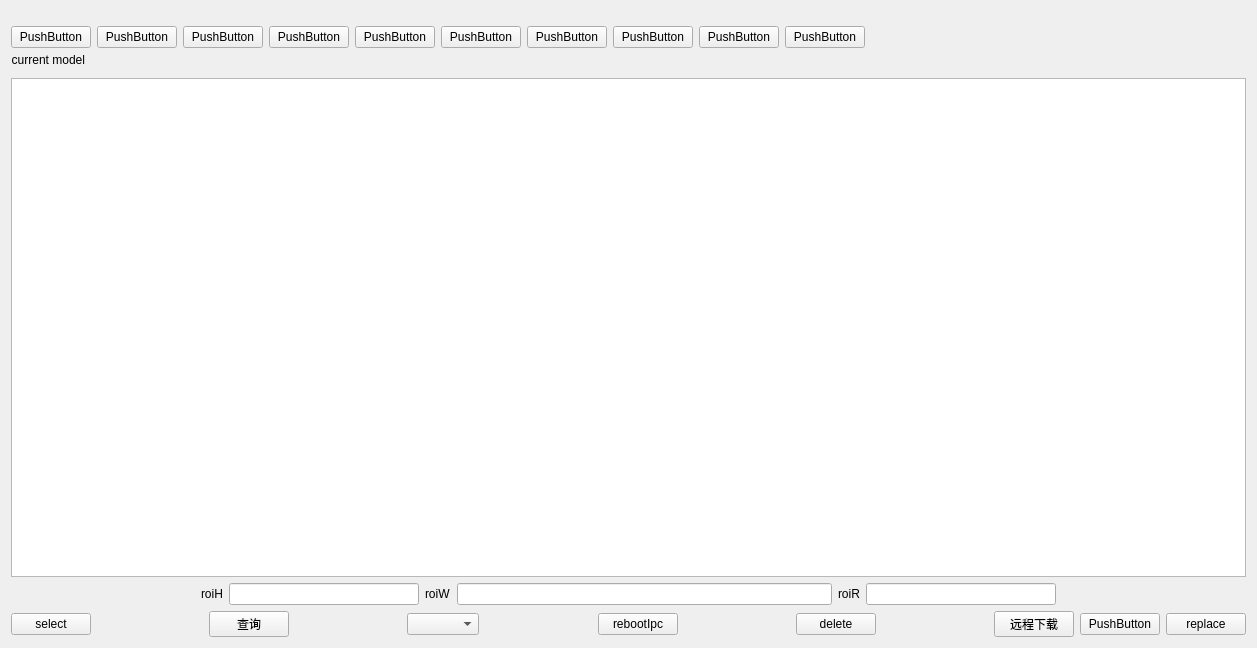
<?xml version="1.0" encoding="UTF-8"?>
<ui version="4.0">
 <class>ModelChangeWidget</class>
 <widget class="QWidget" name="ModelChangeWidget">
  <property name="geometry">
   <rect>
    <x>0</x>
    <y>0</y>
    <width>1257</width>
    <height>648</height>
   </rect>
  </property>
  <property name="windowTitle">
   <string notr="true">Form</string>
  </property>
  <layout class="QVBoxLayout" name="verticalLayout_2">
   <property name="topMargin">
    <number>0</number>
   </property>
   <item>
    <layout class="QHBoxLayout" name="horizontalLayout_5">
     <item>
      <spacer name="horizontalSpacer_2">
       <property name="orientation">
        <enum>Qt::Horizontal</enum>
       </property>
       <property name="sizeHint" stdset="0">
        <size>
         <width>40</width>
         <height>20</height>
        </size>
       </property>
      </spacer>
     </item>
     <item>
      <widget class="UiGroupWidget" name="groupWidget" native="true">
       <property name="maximumSize">
        <size>
         <width>16777215</width>
         <height>100</height>
        </size>
       </property>
      </widget>
     </item>
     <item>
      <spacer name="horizontalSpacer_11">
       <property name="orientation">
        <enum>Qt::Horizontal</enum>
       </property>
       <property name="sizeType">
        <enum>QSizePolicy::Expanding</enum>
       </property>
       <property name="sizeHint" stdset="0">
        <size>
         <width>40</width>
         <height>20</height>
        </size>
       </property>
      </spacer>
     </item>
    </layout>
   </item>
   <item>
    <layout class="QVBoxLayout" name="verticalLayout">
     <property name="spacing">
      <number>0</number>
     </property>
     <item>
      <widget class="QWidget" name="widget_2" native="true">
       <layout class="QHBoxLayout" name="horizontalLayout_3">
        <property name="leftMargin">
         <number>0</number>
        </property>
        <property name="topMargin">
         <number>0</number>
        </property>
        <property name="rightMargin">
         <number>0</number>
        </property>
        <property name="bottomMargin">
         <number>0</number>
        </property>
        <item>
         <widget class="QPushButton" name="mainBtn">
          <property name="text">
           <string>PushButton</string>
          </property>
         </widget>
        </item>
        <item>
         <widget class="QPushButton" name="viceBtn">
          <property name="text">
           <string>PushButton</string>
          </property>
         </widget>
        </item>
        <item>
         <widget class="QPushButton" name="pushButton">
          <property name="text">
           <string>PushButton</string>
          </property>
         </widget>
        </item>
        <item>
         <widget class="QPushButton" name="pushButton_2">
          <property name="text">
           <string>PushButton</string>
          </property>
         </widget>
        </item>
        <item>
         <widget class="QPushButton" name="pushButton_3">
          <property name="text">
           <string>PushButton</string>
          </property>
         </widget>
        </item>
        <item>
         <widget class="QPushButton" name="pushButton_4">
          <property name="text">
           <string>PushButton</string>
          </property>
         </widget>
        </item>
        <item>
         <widget class="QPushButton" name="pushButton_5">
          <property name="text">
           <string>PushButton</string>
          </property>
         </widget>
        </item>
        <item>
         <widget class="QPushButton" name="pushButton_6">
          <property name="text">
           <string>PushButton</string>
          </property>
         </widget>
        </item>
        <item>
         <widget class="QPushButton" name="pushButton_7">
          <property name="text">
           <string>PushButton</string>
          </property>
         </widget>
        </item>
        <item>
         <widget class="QPushButton" name="pushButton_8">
          <property name="text">
           <string>PushButton</string>
          </property>
         </widget>
        </item>
        <item>
         <spacer name="horizontalSpacer_10">
          <property name="orientation">
           <enum>Qt::Horizontal</enum>
          </property>
          <property name="sizeHint" stdset="0">
           <size>
            <width>40</width>
            <height>20</height>
           </size>
          </property>
         </spacer>
        </item>
        <item>
         <widget class="SetEditValueWidget" name="chuteWidget" native="true"/>
        </item>
       </layout>
      </widget>
     </item>
     <item>
      <widget class="QWidget" name="widget_3" native="true">
       <layout class="QGridLayout" name="gridLayout_2">
        <property name="leftMargin">
         <number>0</number>
        </property>
        <property name="topMargin">
         <number>0</number>
        </property>
        <property name="rightMargin">
         <number>0</number>
        </property>
        <property name="bottomMargin">
         <number>0</number>
        </property>
        <property name="spacing">
         <number>0</number>
        </property>
        <item row="0" column="0">
         <layout class="QHBoxLayout" name="horizontalLayout">
          <property name="topMargin">
           <number>2</number>
          </property>
          <property name="bottomMargin">
           <number>2</number>
          </property>
          <item>
           <widget class="QLabel" name="label">
            <property name="text">
             <string notr="true">current model</string>
            </property>
            <property name="alignment">
             <set>Qt::AlignRight|Qt::AlignTrailing|Qt::AlignVCenter</set>
            </property>
           </widget>
          </item>
          <item>
           <widget class="QLabel" name="label_2">
            <property name="text">
             <string/>
            </property>
            <property name="alignment">
             <set>Qt::AlignRight|Qt::AlignTrailing|Qt::AlignVCenter</set>
            </property>
           </widget>
          </item>
          <item>
           <spacer name="horizontalSpacer">
            <property name="orientation">
             <enum>Qt::Horizontal</enum>
            </property>
            <property name="sizeHint" stdset="0">
             <size>
              <width>40</width>
              <height>20</height>
             </size>
            </property>
           </spacer>
          </item>
         </layout>
        </item>
       </layout>
      </widget>
     </item>
    </layout>
   </item>
   <item>
    <layout class="QHBoxLayout" name="horizontalLayout_2">
     <item>
      <widget class="QListWidget" name="listWidget"/>
     </item>
    </layout>
   </item>
   <item>
    <layout class="QHBoxLayout" name="horizontalLayout_8">
     <item>
      <layout class="QHBoxLayout" name="horizontalLayout_6">
       <item>
        <spacer name="horizontalSpacer_6">
         <property name="orientation">
          <enum>Qt::Horizontal</enum>
         </property>
         <property name="sizeHint" stdset="0">
          <size>
           <width>40</width>
           <height>20</height>
          </size>
         </property>
        </spacer>
       </item>
       <item>
        <widget class="QLabel" name="roiHLbl">
         <property name="text">
          <string>roiH</string>
         </property>
        </widget>
       </item>
       <item>
        <widget class="myLineEdit" name="roiHLineEdit"/>
       </item>
      </layout>
     </item>
     <item>
      <layout class="QHBoxLayout" name="horizontalLayout_7">
       <item>
        <widget class="QLabel" name="roiWLbl">
         <property name="text">
          <string>roiW</string>
         </property>
        </widget>
       </item>
       <item>
        <widget class="myLineEdit" name="roiWLineEdit"/>
       </item>
      </layout>
     </item>
     <item>
      <layout class="QHBoxLayout" name="horizontalLayout_9">
       <item>
        <widget class="QLabel" name="roiRLbl">
         <property name="text">
          <string>roiR</string>
         </property>
        </widget>
       </item>
       <item>
        <widget class="myLineEdit" name="roiRLineEdit"/>
       </item>
       <item>
        <spacer name="horizontalSpacer_8">
         <property name="orientation">
          <enum>Qt::Horizontal</enum>
         </property>
         <property name="sizeHint" stdset="0">
          <size>
           <width>40</width>
           <height>20</height>
          </size>
         </property>
        </spacer>
       </item>
      </layout>
     </item>
    </layout>
   </item>
   <item>
    <layout class="QHBoxLayout" name="horizontalLayout_4">
     <item>
      <widget class="QPushButton" name="applyBtn">
       <property name="text">
        <string notr="true">select</string>
       </property>
      </widget>
     </item>
     <item>
      <spacer name="horizontalSpacer_3">
       <property name="orientation">
        <enum>Qt::Horizontal</enum>
       </property>
       <property name="sizeHint" stdset="0">
        <size>
         <width>40</width>
         <height>20</height>
        </size>
       </property>
      </spacer>
     </item>
     <item>
      <widget class="QPushButton" name="recheckBtn">
       <property name="text">
        <string notr="true">查询</string>
       </property>
      </widget>
     </item>
     <item>
      <spacer name="horizontalSpacer_5">
       <property name="orientation">
        <enum>Qt::Horizontal</enum>
       </property>
       <property name="sizeHint" stdset="0">
        <size>
         <width>40</width>
         <height>20</height>
        </size>
       </property>
      </spacer>
     </item>
     <item>
      <widget class="QComboBox" name="ipcSelectComboBox">
       <property name="maximumSize">
        <size>
         <width>150</width>
         <height>16777215</height>
        </size>
       </property>
      </widget>
     </item>
     <item>
      <spacer name="horizontalSpacer_4">
       <property name="orientation">
        <enum>Qt::Horizontal</enum>
       </property>
       <property name="sizeHint" stdset="0">
        <size>
         <width>40</width>
         <height>20</height>
        </size>
       </property>
      </spacer>
     </item>
     <item>
      <widget class="QPushButton" name="rebootIpcBtn">
       <property name="text">
        <string notr="true">rebootIpc</string>
       </property>
      </widget>
     </item>
     <item>
      <spacer name="horizontalSpacer_7">
       <property name="orientation">
        <enum>Qt::Horizontal</enum>
       </property>
       <property name="sizeHint" stdset="0">
        <size>
         <width>40</width>
         <height>20</height>
        </size>
       </property>
      </spacer>
     </item>
     <item>
      <widget class="QPushButton" name="delBtn">
       <property name="text">
        <string notr="true">delete</string>
       </property>
      </widget>
     </item>
     <item>
      <spacer name="horizontalSpacer_9">
       <property name="orientation">
        <enum>Qt::Horizontal</enum>
       </property>
       <property name="sizeHint" stdset="0">
        <size>
         <width>40</width>
         <height>20</height>
        </size>
       </property>
      </spacer>
     </item>
     <item>
      <widget class="QPushButton" name="pushButton_9">
       <property name="text">
        <string>远程下载</string>
       </property>
      </widget>
     </item>
     <item>
      <widget class="QPushButton" name="addmodelbtn">
       <property name="text">
        <string>PushButton</string>
       </property>
      </widget>
     </item>
     <item>
      <widget class="QPushButton" name="replaceBtn">
       <property name="text">
        <string notr="true">replace</string>
       </property>
      </widget>
     </item>
    </layout>
   </item>
  </layout>
  <zorder>layoutWidget</zorder>
  <zorder>listWidget</zorder>
  <zorder>listWidget</zorder>
 </widget>
 <customwidgets>
  <customwidget>
   <class>myLineEdit</class>
   <extends>QLineEdit</extends>
   <header location="global">mysortwidget/mylineedit.h</header>
  </customwidget>
  <customwidget>
   <class>UiGroupWidget</class>
   <extends>QWidget</extends>
   <header location="global">../uikits/src/UiGroupWidget.h</header>
   <container>1</container>
  </customwidget>
  <customwidget>
   <class>SetEditValueWidget</class>
   <extends>QWidget</extends>
   <header location="global">mysortwidget/seteditvaluewidget.h</header>
   <container>1</container>
  </customwidget>
 </customwidgets>
 <resources/>
 <connections/>
</ui>
